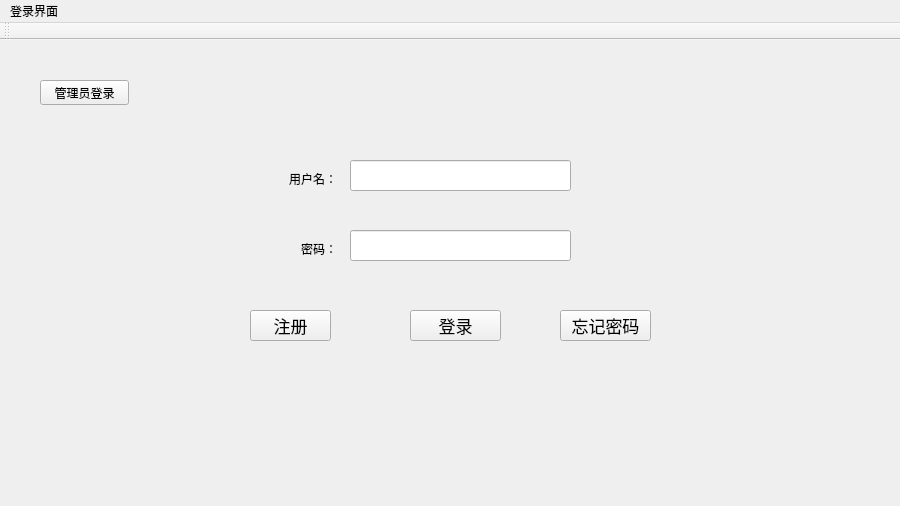
<?xml version="1.0" encoding="UTF-8"?>
<ui version="4.0">
 <class>MainWindow</class>
 <widget class="QMainWindow" name="MainWindow">
  <property name="geometry">
   <rect>
    <x>0</x>
    <y>0</y>
    <width>900</width>
    <height>506</height>
   </rect>
  </property>
  <property name="minimumSize">
   <size>
    <width>900</width>
    <height>506</height>
   </size>
  </property>
  <property name="maximumSize">
   <size>
    <width>900</width>
    <height>506</height>
   </size>
  </property>
  <property name="windowTitle">
   <string>MainWindow</string>
  </property>
  <widget class="QWidget" name="centralWidget">
   <widget class="QLineEdit" name="lineEdit">
    <property name="geometry">
     <rect>
      <x>350</x>
      <y>120</y>
      <width>221</width>
      <height>31</height>
     </rect>
    </property>
   </widget>
   <widget class="QLineEdit" name="lineEdit_2">
    <property name="geometry">
     <rect>
      <x>350</x>
      <y>190</y>
      <width>221</width>
      <height>31</height>
     </rect>
    </property>
    <property name="echoMode">
     <enum>QLineEdit::Password</enum>
    </property>
   </widget>
   <widget class="QPushButton" name="pushButton">
    <property name="geometry">
     <rect>
      <x>250</x>
      <y>270</y>
      <width>81</width>
      <height>31</height>
     </rect>
    </property>
    <property name="font">
     <font>
      <pointsize>13</pointsize>
     </font>
    </property>
    <property name="text">
     <string>注册</string>
    </property>
   </widget>
   <widget class="QPushButton" name="pushButton_2">
    <property name="geometry">
     <rect>
      <x>410</x>
      <y>270</y>
      <width>91</width>
      <height>31</height>
     </rect>
    </property>
    <property name="font">
     <font>
      <pointsize>13</pointsize>
     </font>
    </property>
    <property name="text">
     <string>登录</string>
    </property>
   </widget>
   <widget class="QLabel" name="label">
    <property name="geometry">
     <rect>
      <x>400</x>
      <y>50</y>
      <width>101</width>
      <height>21</height>
     </rect>
    </property>
    <property name="text">
     <string/>
    </property>
   </widget>
   <widget class="QPushButton" name="pushButton_4">
    <property name="geometry">
     <rect>
      <x>560</x>
      <y>270</y>
      <width>91</width>
      <height>31</height>
     </rect>
    </property>
    <property name="font">
     <font>
      <pointsize>13</pointsize>
     </font>
    </property>
    <property name="text">
     <string>忘记密码</string>
    </property>
   </widget>
   <widget class="QPushButton" name="pushButton_5">
    <property name="geometry">
     <rect>
      <x>40</x>
      <y>40</y>
      <width>89</width>
      <height>25</height>
     </rect>
    </property>
    <property name="text">
     <string>管理员登录</string>
    </property>
   </widget>
   <widget class="QLabel" name="label_2">
    <property name="geometry">
     <rect>
      <x>270</x>
      <y>130</y>
      <width>67</width>
      <height>17</height>
     </rect>
    </property>
    <property name="text">
     <string>用户名：</string>
    </property>
    <property name="alignment">
     <set>Qt::AlignRight|Qt::AlignTrailing|Qt::AlignVCenter</set>
    </property>
   </widget>
   <widget class="QLabel" name="label_3">
    <property name="geometry">
     <rect>
      <x>270</x>
      <y>200</y>
      <width>67</width>
      <height>17</height>
     </rect>
    </property>
    <property name="text">
     <string>密码：</string>
    </property>
    <property name="alignment">
     <set>Qt::AlignRight|Qt::AlignTrailing|Qt::AlignVCenter</set>
    </property>
   </widget>
  </widget>
  <widget class="QMenuBar" name="menuBar">
   <property name="geometry">
    <rect>
     <x>0</x>
     <y>0</y>
     <width>900</width>
     <height>28</height>
    </rect>
   </property>
   <widget class="QMenu" name="menu">
    <property name="title">
     <string>登录界面</string>
    </property>
   </widget>
   <addaction name="menu"/>
  </widget>
  <widget class="QToolBar" name="mainToolBar">
   <attribute name="toolBarArea">
    <enum>TopToolBarArea</enum>
   </attribute>
   <attribute name="toolBarBreak">
    <bool>false</bool>
   </attribute>
  </widget>
 </widget>
 <layoutdefault spacing="6" margin="11"/>
 <resources/>
 <connections/>
</ui>
